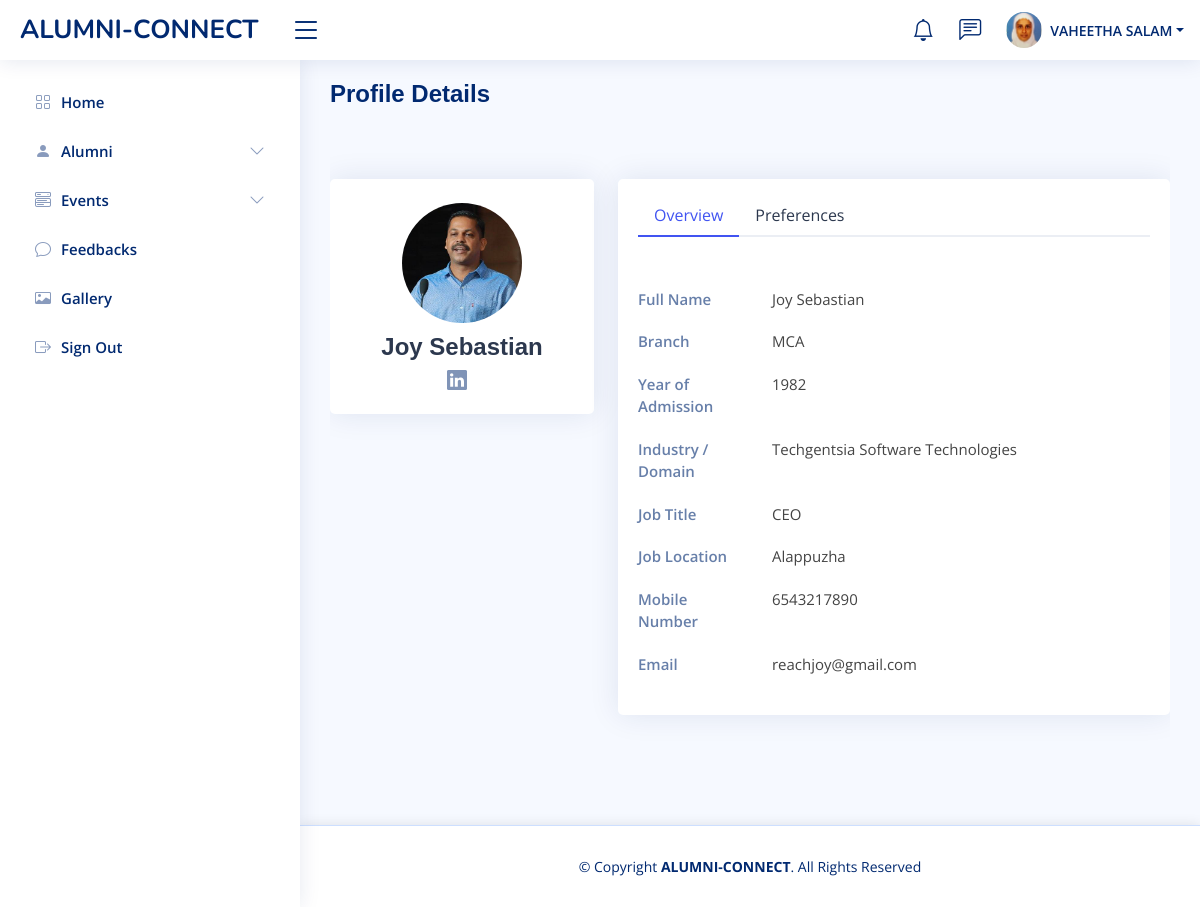
Page /alumnis/viewAlumni/reachjoy@gmail.com (signed in) on the committed database.
### alumnis/models.py (models this page shows)
class Faculty(models.Model):
  fname = models.CharField(max_length=255,default="")
  lname = models.CharField(max_length=255,default="")
  email = models.CharField(max_length=255)
  mobile = models.IntegerField(default=0)
  password = models.CharField(max_length=255)
  access = models.IntegerField(default=0)
  proPic = models.ImageField(upload_to='FacultyProPic/',default="")
  penNumber = models.IntegerField(default=0)

class AlumniProPic(models.Model):
  proPic = models.ImageField(upload_to='alumniProPic/')
  email = models.CharField(max_length=255,primary_key=True, default="")

class Alumnis(models.Model):
  fname = models.CharField(max_length=255,default="")
  lname = models.CharField(max_length=255,default="")
  email = models.CharField(max_length=255,primary_key=True)
  branch = models.CharField(max_length=255,default="")
  yoa = models.IntegerField(default=0)
  mobile = models.IntegerField(default=0)
  password = models.CharField(max_length=255)
  otp = models.IntegerField(default=0)
  verified = models.IntegerField(default=0)
  profile = models.IntegerField(default=0)

class AlumniProfile(models.Model):
  email = models.CharField(max_length=255,primary_key=True)
  specialization = models.CharField(max_length=255,default="")
  linkedID = models.CharField(max_length=255,default="")
  industry = models.CharField(max_length=255,default="")
  position = models.CharField(max_length=255,default="")
  location = models.CharField(max_length=255,default="")
  gf = models.IntegerField(default=0)
  cs = models.IntegerField(default=0)
  fi = models.IntegerField(default=0)
  research = models.IntegerField(default=0)
  fdp = models.IntegerField(default=0)
  mdp = models.IntegerField(default=0)
  iv = models.IntegerField(default=0)
  buddySys = models.IntegerField(default=0)
  consulting = models.IntegerField(default=0)
  sip = models.IntegerField(default=0)
  placements = models.IntegerField(default=0)
  ic = models.IntegerField(default=0)
  lps = models.IntegerField(default=0)
  csr = models.IntegerField(default=0)
  ssp = models.IntegerField(default=0)
  se = models.IntegerField(default=0)

### alumnis/views.py (the view)
# urls.py: path('viewAlumni/<str:email>', views.viewAlumni, name="viewAlumni"),
def viewAlumni(request,email):
  if 'email' in request.session:
    a=request.session.get('email')
    user = Faculty.objects.filter(email=a).values()
    pic = AlumniProPic.objects.filter(email=email).values()
    al = Alumnis.objects.filter(email=email).values()
    alumniDetails = AlumniProfile.objects.filter(email=email).values()
    template = loader.get_template('AdminAlumniPro.html')
    context = {
    'myFaculty': user,'pic' : pic,'details':alumniDetails,'alumni':al,
  }
    return HttpResponse(template.render(context, request))
  else:
    return redirect('index')

### alumnis/templates/AdminAlumniPro.html (shortened to what this page needs)
<!DOCTYPE html>
<html lang="en">
<head>
    {% load static %}
  <link href="{% static 'assets2/vendor/bootstrap/css/bootstrap.min.css' %}" rel="stylesheet">
  <link href="{% static 'assets2/vendor/bootstrap-icons/bootstrap-icons.css' %}" rel="stylesheet">
  <link href="{% static 'assets2/vendor/boxicons/css/boxicons.min.css' %}" rel="stylesheet">
  <link href="{% static 'assets2/vendor/quill/quill.snow.css' %}" rel="stylesheet">
  <link href="{% static 'assets2/vendor/quill/quill.bubble.css' %}" rel="stylesheet">
  <link href="{% static 'assets2/vendor/remixicon/remixicon.css' %}" rel="stylesheet">
  <link href="{% static 'assets2/vendor/simple-datatables/style.css' %}" rel="stylesheet">
  <link href="{% static 'assets2/css/style.css' %}" rel="stylesheet">
  <link href="{% static 'assets/css/style.css' %}" rel="stylesheet">
</head>
<body>
  {% include 'AdminHeader.html' %}
  {% include 'AdminSidebar.html' %}
  <main id="main" class="main">
    <div class="pagetitle">
      <h1>Profile Details</h1>
    </div>
    <section class="section profile">
      <div class="row">
        <div class="col-xl-4">
          <div class="card">
            <div class="card-body profile-card pt-4 d-flex flex-column align-items-center">
              {% if pic.0.proPic %}
                <img src="{% static 'media/' %}{{ pic.0.proPic }}"  alt="Profile" class="rounded-circle">
              {% else %}
                <img src="{% static 'assets2/img/profile-img.jpg' %}" alt="Profile" class="rounded-circle">
              {% endif %}
              <h2>{{ alumni.0.fname }} {{ alumni.0.lname }}</h2>
              <div class="social-links mt-2">
                <a href="{{ details.0.linkedID }}" target="_blank" class="linkedin"><i class="bi bi-linkedin"></i></a>
              </div>
            </div>
          </div>
        </div>
        <div class="col-xl-8">
          <div class="card">
            <div class="card-body pt-3">
              <ul class="nav nav-tabs nav-tabs-bordered">
                <li class="nav-item">
                  <button class="nav-link active" data-bs-toggle="tab" data-bs-target="#profile-overview">Overview</button>
                </li>
                <li class="nav-item">
                  <button class="nav-link" data-bs-toggle="tab" data-bs-target="#profile-settings">Preferences</button>
                </li>
              </ul>
              <div class="tab-content pt-2">
                <div class="tab-pane fade show active profile-overview" id="profile-overview">
                  <h5 class="card-title"></h5>
                  <div class="row">
                    <div class="col-lg-3 col-md-4 label ">Full Name</div>
                    <div class="col-lg-9 col-md-8">{{ alumni.0.fname }} {{ alumni.0.lname }}</div>
                  </div>
                  <div class="row">
                    <div class="col-lg-3 col-md-4 label ">Branch</div>
                    <div class="col-lg-9 col-md-8">{{ alumni.0.branch }}</div>
                  </div>
                  <div class="row">
                    <div class="col-lg-3 col-md-4 label ">Year of Admission</div>
                    <div class="col-lg-9 col-md-8">{{ alumni.0.yoa }}</div>
                  </div>
                  <div class="row">
                    <div class="col-lg-3 col-md-4 label">Industry / Domain</div>
                    <div class="col-lg-9 col-md-8">{{ details.0.industry }}</div>
                  </div>
                  <div class="row">
                    <div class="col-lg-3 col-md-4 label">Job Title</div>
                    <div class="col-lg-9 col-md-8">{{ details.0.position }}</div>
                  </div>
                  <div class="row">
                    <div class="col-lg-3 col-md-4 label">Job Location</div>
                    <div class="col-lg-9 col-md-8">{{ details.0.location }}</div>
                  </div>
                  <div class="row">
                    <div class="col-lg-3 col-md-4 label">Mobile Number</div>
                    <div class="col-lg-9 col-md-8">{{ alumni.0.mobile }}</div>
                  </div>
                  <div class="row">
                    <div class="col-lg-3 col-md-4 label">Email</div>
                    <div class="col-lg-9 col-md-8">{{ alumni.0.email }}</div>
                  </div>
                </div>
              </div>
            </div>
          </div>
        </div>
      </div>
    </section>
</main>
  <footer id="footer" class="footer">
    <div class="copyright">
      &copy; Copyright <strong><span>ALUMNI-CONNECT</span></strong>. All Rights Reserved
    </div>
  </footer>
</body>
</html>

### alumnis/templates/AdminHeader.html (shortened to what this page needs)
  {% load static %}
<header id="header" class="header fixed-top d-flex align-items-center">
    <div class="d-flex align-items-center justify-content-between">
      <a href="../" class="logo d-flex align-items-center">
        <span class="d-none d-lg-block" style="margin-left:20px;">ALUMNI-CONNECT</span>
      </a>
      <i class="bi bi-list toggle-sidebar-btn"></i>
    </div>
    <nav class="header-nav ms-auto">
      <ul class="d-flex align-items-center">
        <li class="nav-item dropdown">
          <a class="nav-link nav-icon" href="#" data-bs-toggle="dropdown">
            <i class="bi bi-bell"></i>
          </a>
        </li>
        <li class="nav-item dropdown">
          <a class="nav-link nav-icon" href="#" data-bs-toggle="dropdown">
            <i class="bi bi-chat-left-text"></i>
          </a>
        </li>
        <li class="nav-item dropdown pe-3">
          <a class="nav-link nav-profile d-flex align-items-center pe-0" href="#" data-bs-toggle="dropdown">
            {% if myFaculty.0.proPic %}
              <img src="{% static 'media/' %}{{ myFaculty.0.proPic }}" alt="Profile" class="rounded-circle">
            {% else %}
              <img src="{% static 'assets2/img/profile-img.jpg' %}" alt="Profile" class="rounded-circle">
            {% endif %}
            <span class="d-none d-md-block dropdown-toggle ps-2">{{ myFaculty.0.fname | upper }} {{ myFaculty.0.lname | upper }}</span>
          </a>
        </li>
      </ul>
    </nav>
  </header>

### alumnis/static/assets2/css/style.css (style rules this page uses)
:root { scroll-behavior: smooth; }
body { font-family: "Open Sans", sans-serif; background: #f6f9ff; color: #444444; }
a { color: #4154f1; text-decoration: none; }
h1, h2, h3, h4, h5, h6 { font-family: "Nunito", sans-serif; }
#main { margin-top: 60px; padding: 20px 30px; transition: all 0.3s; }
.pagetitle { margin-bottom: 10px; }
.pagetitle h1 { font-size: 24px; margin-bottom: 0; font-weight: 600; color: #012970; }
.card { margin-bottom: 30px; border: none; border-radius: 5px; box-shadow: 0px 0 30px rgba(1, 41, 112, 0.1); }
.card-title { padding: 20px 0 15px 0; font-size: 18px; font-weight: 500; color: #012970; font-family: "Poppins", sans-serif; }
.card-body { padding: 0 20px 20px 20px; }
.nav-tabs-bordered { border-bottom: 2px solid #ebeef4; }
.nav-tabs-bordered .nav-link { margin-bottom: -2px; border: none; color: #2c384e; }
.nav-tabs-bordered .nav-link.active { background-color: #fff; color: #4154f1; border-bottom: 2px solid #4154f1; }
.logo { line-height: 1; }
@media (min-width: 1200px) { .logo { width: 280px; } }
.logo span { font-size: 26px; font-weight: 700; color: #012970; font-family: "Nunito", sans-serif; }
.header { transition: all 0.5s; z-index: 997; height: 60px; box-shadow: 0px 2px 20px rgba(1, 41, 112, 0.1); background-color: #fff; padding-left: 20px; }
.header .toggle-sidebar-btn { font-size: 32px; padding-left: 10px; cursor: pointer; color: #012970; }
.header-nav ul { list-style: none; }
.header-nav>ul { margin: 0; padding: 0; }
.header-nav .nav-icon { font-size: 22px; color: #012970; margin-right: 25px; position: relative; }
.header-nav .nav-profile { color: #012970; }
.header-nav .nav-profile img { max-height: 36px; }
.header-nav .nav-profile span { font-size: 14px; font-weight: 600; }
@media (min-width: 1200px) { #main, #footer { margin-left: 300px; } }
.profile .profile-card img { max-width: 120px; }
.profile .profile-card h2 { font-size: 24px; font-weight: 700; color: #2c384e; margin: 10px 0 0 0; }
.profile .profile-card .social-links a { font-size: 20px; display: inline-block; color: rgba(1, 41, 112, 0.5); line-height: 0; margin-right: 10px; transition: 0.3s; }
.profile .profile-overview .row { margin-bottom: 20px; font-size: 15px; }
.profile .profile-overview .card-title { color: #012970; }
.profile .profile-overview .label { font-weight: 600; color: rgba(1, 41, 112, 0.6); }
.footer { padding: 20px 0; font-size: 14px; transition: all 0.3s; border-top: 1px solid #cddfff; }
.footer .copyright { text-align: center; color: #012970; }

### alumnis/static/assets/css/style.css (style rules this page uses)
body { font-family: "Open Sans", sans-serif; color: #444444; }
a { color: #3498db; text-decoration: none; }
h1 { font-family: Verdana, Geneva, Tahoma, sans-serif; }
h2, h3, h4, h5, h6 { font-family: "Raleway", sans-serif; }
#header { z-index: 997; transition: all 0.5s; padding: 22px 0; background: #fff; }
section { padding: 60px 0; overflow: hidden; }
#footer { background: #fff; box-shadow: 0px 0px 12px 0px rgba(0, 0, 0, 0.1); padding: 30px 0; color: #222222; font-size: 14px; }

### rows in the picture
Faculty: proPic (picture), fname "VAHEETHA", lname "SALAM"
AlumniProPic: proPic (picture)
Alumnis: fname "Joy", lname "Sebastian", branch "MCA", email "reachjoy@gmail.com"
AlumniProfile: industry "Techgentsia Software Technologies", position "CEO", location "Alappuzha"

### other values in the picture
{{ alumni.0.yoa }} "1982"
{{ alumni.0.mobile }} "6543217890"
